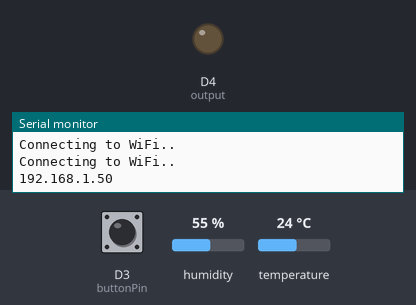
A sketch run on a simulated ESP8266 (NodeMCU). On the bench: output pins drawn as LEDs (lit = HIGH), the last lines printed to the serial monitor. The test bench sets the inputs (shaded band); at power-on: D3 (buttonPin) HIGH, humidity 55 %, temperature 24 °C. WiFi joins after 1.5 s; servers stay silent unless stated.

Above: at 3.2 s.
3.3 s: D3 (buttonPin) pulled LOW for 0.15 s
At 4.8 s:
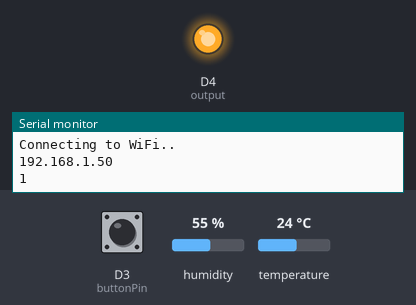
6.5 s: D3 (buttonPin) pulled LOW for 1 s
At 7.3 s:
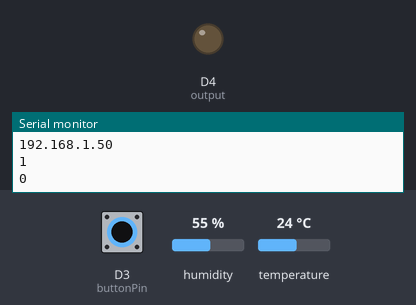
9.0 s: D3 (buttonPin) pulled LOW for 3.2 s
At 10.3 s:
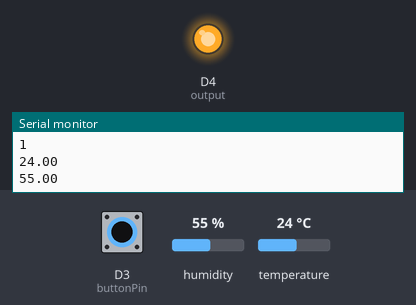
Timing chart, 0 to 12.0 s (numbered marks = the images above; inputs shaded):
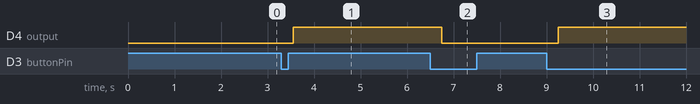

The sketch:

ESP_DHT_LED_WEB_mau.ino
```cpp
// (licence header left out)
//PIN D6 connect DHT11
//PIN D4 connect LED
//PIN D3 connect BUTTON
/******************/
// Import required libraries
#include <Arduino.h>
#include <ESP8266WiFi.h>
#include <Hash.h>
#include <ESPAsyncTCP.h>
#include <ESPAsyncWebServer.h>
#include <Adafruit_Sensor.h>
#include <DHT.h>
#include "html.h"
// Replace with your network credentials
const char* ssid = "Mallorca cafe";
const char* password = "116mallorca";

#define DHTPIN D6     // Digital pin connected to the DHT sensor
#define DHTTYPE    DHT11
DHT dht(DHTPIN, DHTTYPE);

const char* PARAM_INPUT_1 = "state";

const int output = 2; //D4
const int buttonPin = D3;    //D2

// Variables will change:
int ledState = LOW;          // the current state of the output pin
int buttonState;             // the current reading from the input pin
int lastButtonState = LOW;   // the previous reading from the input pin

// current temperature & humidity, updated in loop()
float t = 0.0;
float h = 0.0;

// the following variables are unsigned longs because the time, measured in
// milliseconds, will quickly become a bigger number than can be stored in an int.
unsigned long lastDebounceTime = 0;  // the last time the output pin was toggled
unsigned long debounceDelay = 50;    // the debounce time; increase if the output flickers

// Create AsyncWebServer object on port 80
AsyncWebServer server(80);

unsigned long previousMillis = 0;    // will store last time DHT was updated
// Updates DHT readings every 10 seconds
const long interval = 10000;

//Replaces placeholder with button section in your web page
String processor(const String& var) {
  //Serial.println(var);
  if (var == "BUTTONPLACEHOLDER") {
    String buttons = "";
    String outputStateValue = outputState();
    buttons += "<h4>Output - GPIO 2 - State <span id=\"outputState\"></span></h4><label class=\"switch\"><input type=\"checkbox\" onchange=\"toggleCheckbox(this)\" id=\"output\" " + outputStateValue + "><span class=\"slider\"></span></label>";
    return buttons;
  }

    if(var == "TEMPERATURE"){
    return String(t);
  }
  else if(var == "HUMIDITY"){
    return String(h);
  }
  return String();
}

String outputState() {
  if (digitalRead(output)) {
    return "checked";
  }
  else {
    return "";
  }
  return "";
}

void setup() {
  // Serial port for debugging purposes
  Serial.begin(115200);
  dht.begin();

  pinMode(output, OUTPUT);
  digitalWrite(output, LOW);
  pinMode(buttonPin, INPUT_PULLUP);
  // Connect to Wi-Fi
  WiFi.begin(ssid, password);
  while (WiFi.status() != WL_CONNECTED) {
    delay(1000);
    Serial.println("Connecting to WiFi..");
  }

  // Print ESP Local IP Address
  Serial.println(WiFi.localIP());

  // Route for root / web page
  server.on("/", HTTP_GET, [](AsyncWebServerRequest * request) {
    request->send_P(200, "text/html", index_html, processor);
  });

  // Send a GET request to <ESP_IP>/update?state=<inputMessage>
  server.on("/update", HTTP_GET, [] (AsyncWebServerRequest * request) {
    String inputMessage;
    String inputParam;
    // GET input1 value on <ESP_IP>/update?state=<inputMessage>
    if (request->hasParam(PARAM_INPUT_1)) {
      inputMessage = request->getParam(PARAM_INPUT_1)->value();
      inputParam = PARAM_INPUT_1;
      digitalWrite(output, inputMessage.toInt());
      ledState = !ledState;
    }
    else {
      inputMessage = "No message sent";
      inputParam = "none";
    }
    Serial.println(inputMessage);
    request->send(200, "text/plain", "OK");
  });

  // Send a GET request to <ESP_IP>/state
  server.on("/state", HTTP_GET, [] (AsyncWebServerRequest * request) {
    request->send(200, "text/plain", String(digitalRead(output)).c_str());
  });

    server.on("/temperature", HTTP_GET, [](AsyncWebServerRequest *request){
    request->send_P(200, "text/plain", String(t).c_str());
  });
  server.on("/humidity", HTTP_GET, [](AsyncWebServerRequest *request){
    request->send_P(200, "text/plain", String(h).c_str());
  });
  // Start server
  server.begin();
}

void loop() {
  // read the state of the switch into a local variable:
  int reading = digitalRead(buttonPin);

  // check to see if you just pressed the button
  // (i.e. the input went from LOW to HIGH), and you've waited long enough
  // since the last press to ignore any noise:

  // If the switch changed, due to noise or pressing:
  if (reading != lastButtonState) {
    // reset the debouncing timer
    lastDebounceTime = millis();
  }

  if ((millis() - lastDebounceTime) > debounceDelay) {
    // whatever the reading is at, it's been there for longer than the debounce
    // delay, so take it as the actual current state:

    // if the button state has changed:
    if (reading != buttonState) {
      buttonState = reading;
      // only toggle the LED if the new button state is HIGH
      if (buttonState == 0) {
        delay(200);
        if (buttonState == 0) //kiem tra lan 2
        {
          //lenh chuong trinh
          ledState = ledState + 1;
          if (ledState >= 2)  ledState = 0;
          Serial.println(ledState);
          if (buttonState == 1); //cho nha phim
        }
      if (ledState == 0) ledState = LOW;
      if (ledState == 1) ledState = HIGH;

    }
  }

}

// set the LED:
digitalWrite(output, ledState);

// save the reading. Next time through the loop, it'll be the lastButtonState:
lastButtonState = reading;

//DHT11
unsigned long currentMillis = millis();
  if (currentMillis - previousMillis >= interval) {
    // save the last time you updated the DHT values
    previousMillis = currentMillis;
    // Read temperature as Celsius (the default)
    float newT = dht.readTemperature();
    // Read temperature as Fahrenheit (isFahrenheit = true)
    //float newT = dht.readTemperature(true);
    // if temperature read failed, don't change t value
    if (isnan(newT)) {
      Serial.println("Failed to read from DHT sensor!");
    }
    else {
      t = newT;
      Serial.println(t);
    }
    // Read Humidity
    float newH = dht.readHumidity();
    // if humidity read failed, don't change h value
    if (isnan(newH)) {
      Serial.println("Failed to read from DHT sensor!");
    }
    else {
      h = newH;
      Serial.println(h);
    }
  }

}
```

html.h
```cpp
const char index_html[] PROGMEM = R"rawliteral(
<!DOCTYPE HTML><html>
<head>
  <meta name="viewport" content="width=device-width, initial-scale=1">
  <link rel="stylesheet" href="https://use.fontawesome.com/releases/v5.7.2/css/all.css" integrity="sha384-fnmOCqbTlWIlj8LyTjo7mOUStjsKC4pOpQbqyi7RrhN7udi9RwhKkMHpvLbHG9Sr" crossorigin="anonymous">
  <style>
    html {
     font-family: Arial;
     display: inline-block;
     margin: 0px auto;
     text-align: center;
    }
    h2 { font-size: 3.0rem; }
    p { font-size: 3.0rem; }
    .units { font-size: 1.2rem; }
    .dht-labels{
      font-size: 1.5rem;
      vertical-align:middle;
      padding-bottom: 15px;
    }
        html {font-family: Arial; display: inline-block; text-align: center;}
    h2 {font-size: 3.0rem;}
    p {font-size: 3.0rem;}
    body {max-width: 600px; margin:0px auto; padding-bottom: 25px;}
    .switch {position: relative; display: inline-block; width: 120px; height: 68px}
    .switch input {display: none}
    .slider {position: absolute; top: 0; left: 0; right: 0; bottom: 0; background-color: #ccc; border-radius: 34px}
    .slider:before {position: absolute; content: ""; height: 52px; width: 52px; left: 8px; bottom: 8px; background-color: #fff; -webkit-transition: .4s; transition: .4s; border-radius: 68px}
    input:checked+.slider {background-color: #2196F3}
    input:checked+.slider:before {-webkit-transform: translateX(52px); -ms-transform: translateX(52px); transform: translateX(52px)}
  </style>
</head>
<body>
   <div class="LED">
        <h2>ESP Web Server</h2>
        %BUTTONPLACEHOLDER%
        <script>function toggleCheckbox(element) {
        var xhr = new XMLHttpRequest();
        if(element.checked){ xhr.open("GET", "/update?state=1", true); }
        else { xhr.open("GET", "/update?state=0", true); }
        xhr.send();
        }

        setInterval(function ( ) {
        var xhttp = new XMLHttpRequest();
        xhttp.onreadystatechange = function() {
            if (this.readyState == 4 && this.status == 200) {
            var inputChecked;
            var outputStateM;
            if( this.responseText == 1){
                inputChecked = true;
                outputStateM = "On";
            }
            else {
                inputChecked = false;
                outputStateM = "Off";
            }
            document.getElementById("output").checked = inputChecked;
            document.getElementById("outputState").innerHTML = outputStateM;
            }
        };
        xhttp.open("GET", "/state", true);
        xhttp.send();
        }, 1000 ) ;
        </script>
    </div>
     <div class="DHT">
        <h2>ESP8266 DHT Server</h2>
        <p>
            <i class="fas fa-thermometer-half" style="color:#059e8a;"></i>
            <span class="dht-labels">Temperature</span>
            <span id="temperature">%TEMPERATURE%</span>
            <sup class="units">&deg;C</sup>
        </p>
        <p>
            <i class="fas fa-tint" style="color:#00add6;"></i>
            <span class="dht-labels">Humidity</span>
            <span id="humidity">%HUMIDITY%</span>
            <sup class="units">%</sup>
  </p>

    </div>
</body>
<script>
setInterval(function ( ) {
  var xhttp = new XMLHttpRequest();
  xhttp.onreadystatechange = function() {
    if (this.readyState == 4 && this.status == 200) {
      document.getElementById("temperature").innerHTML = this.responseText;
    }
  };
  xhttp.open("GET", "/temperature", true);
  xhttp.send();
}, 10000 ) ;

setInterval(function ( ) {
  var xhttp = new XMLHttpRequest();
  xhttp.onreadystatechange = function() {
    if (this.readyState == 4 && this.status == 200) {
      document.getElementById("humidity").innerHTML = this.responseText;
    }
  };
  xhttp.open("GET", "/humidity", true);
  xhttp.send();
}, 10000 ) ;
</script>
</html>)rawliteral";
```

Measured:
- after the input at 3.3 s, D4 (output): LOW → HIGH after 0.25 s
- after the input at 6.5 s, D4 (output): HIGH → LOW after 0.25 s
- after the input at 9.0 s, D4 (output): LOW → HIGH after 0.25 s
